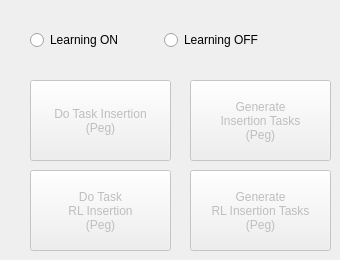
   <widget class="QWidget" name="tab_3">
    <attribute name="title">
     <string>InsertionPeg</string>
    </attribute>
    <widget class="QPushButton" name="pushButton_doTask_Insertion">
     <property name="enabled">
      <bool>false</bool>
     </property>
     <property name="geometry">
      <rect>
       <x>30</x>
       <y>80</y>
       <width>141</width>
       <height>81</height>
      </rect>
     </property>
     <property name="layoutDirection">
      <enum>Qt::LeftToRight</enum>
     </property>
     <property name="text">
      <string>Do Task Insertion
(Peg)</string>
     </property>
    </widget>
    <widget class="QPushButton" name="task_pushButton_genInsertionTasks">
     <property name="enabled">
      <bool>false</bool>
     </property>
     <property name="geometry">
      <rect>
       <x>190</x>
       <y>80</y>
       <width>141</width>
       <height>81</height>
      </rect>
     </property>
     <property name="sizePolicy">
      <sizepolicy hsizetype="Preferred" vsizetype="Preferred">
       <horstretch>0</horstretch>
       <verstretch>0</verstretch>
      </sizepolicy>
     </property>
     <property name="text">
      <string>Generate
Insertion Tasks
(Peg)</string>
     </property>
    </widget>
    <widget class="QPushButton" name="pushButton_doTask_RLInsertion_peg">
     <property name="enabled">
      <bool>false</bool>
     </property>
     <property name="geometry">
      <rect>
       <x>30</x>
       <y>170</y>
       <width>141</width>
       <height>81</height>
      </rect>
     </property>
     <property name="layoutDirection">
      <enum>Qt::LeftToRight</enum>
     </property>
     <property name="text">
      <string>Do Task
RL Insertion
(Peg)</string>
     </property>
    </widget>
    <widget class="QWidget" name="horizontalLayoutWidget">
     <property name="geometry">
      <rect>
       <x>30</x>
       <y>20</y>
       <width>261</width>
       <height>41</height>
      </rect>
     </property>
     <layout class="QHBoxLayout" name="horizontalLayout_2">
      <item>
       <widget class="QRadioButton" name="radioButton_Learning_Switch_ON">
        <property name="text">
         <string>Learning ON</string>
        </property>
       </widget>
      </item>
      <item>
       <widget class="QRadioButton" name="radioButton_Learning_Switch_OFF">
        <property name="text">
         <string>Learning OFF</string>
        </property>
       </widget>
      </item>
     </layout>
    </widget>
    <widget class="QPushButton" name="task_pushButton_genTask_RLInsertion_peg">
     <property name="enabled">
      <bool>false</bool>
     </property>
     <property name="geometry">
      <rect>
       <x>190</x>
       <y>170</y>
       <width>141</width>
       <height>81</height>
      </rect>
     </property>
     <property name="sizePolicy">
      <sizepolicy hsizetype="Preferred" vsizetype="Preferred">
       <horstretch>0</horstretch>
       <verstretch>0</verstretch>
      </sizepolicy>
     </property>
     <property name="text">
      <string>Generate
RL Insertion Tasks
(Peg)</string>
     </property>
    </widget>
   </widget>
